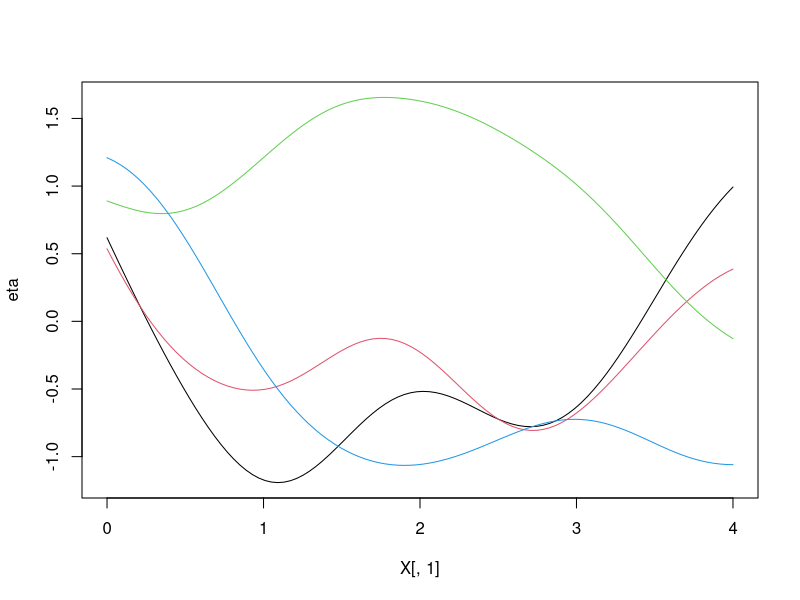
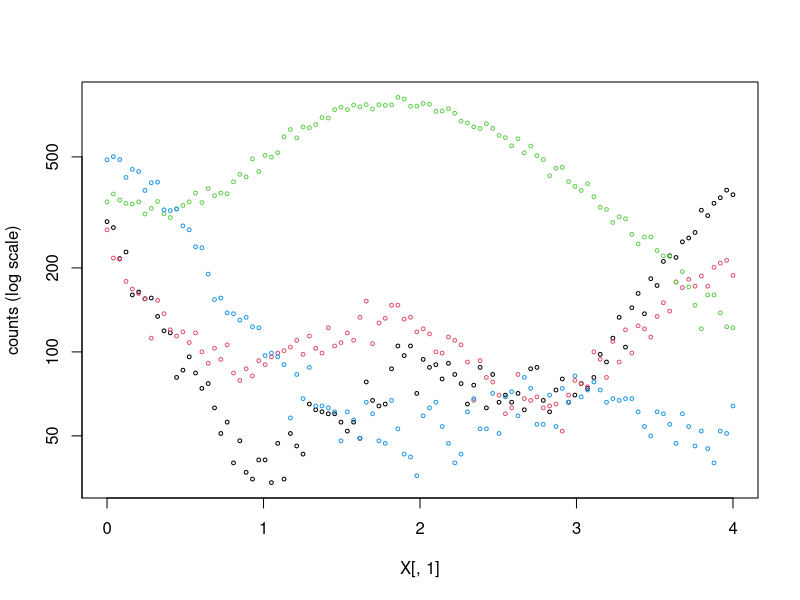
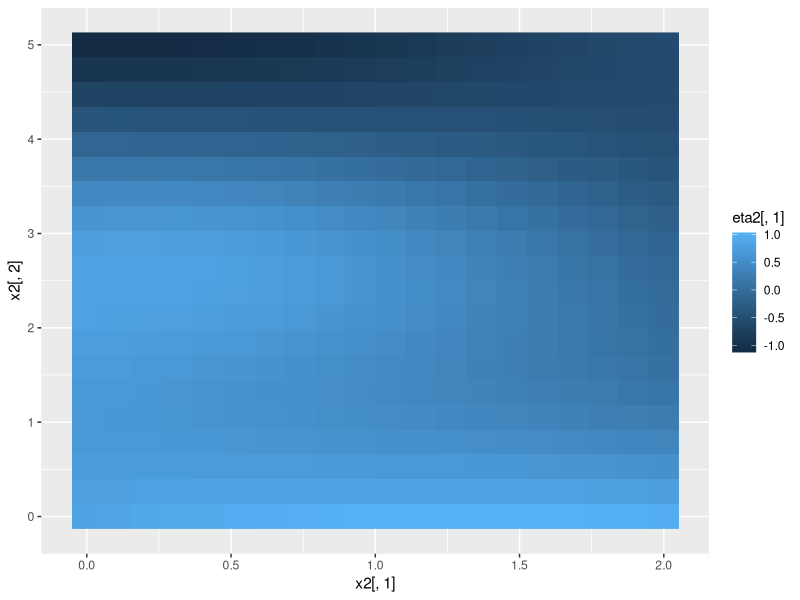
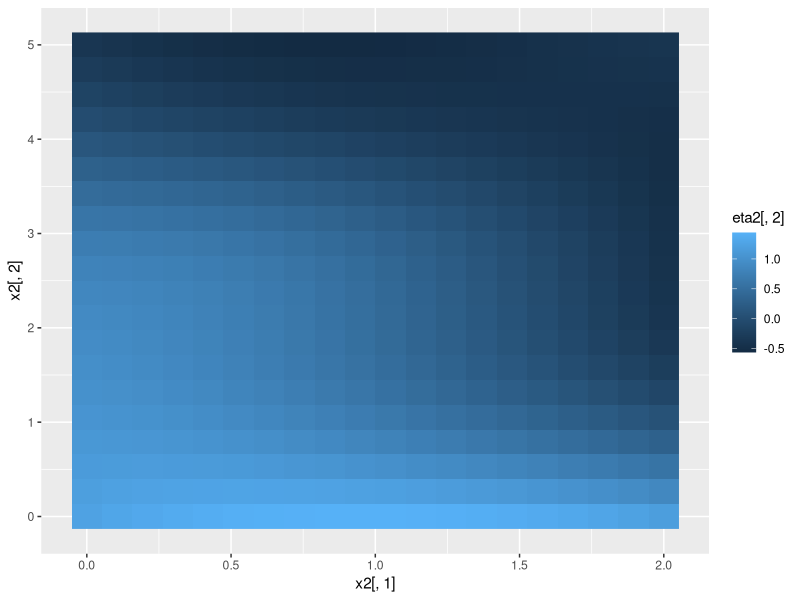
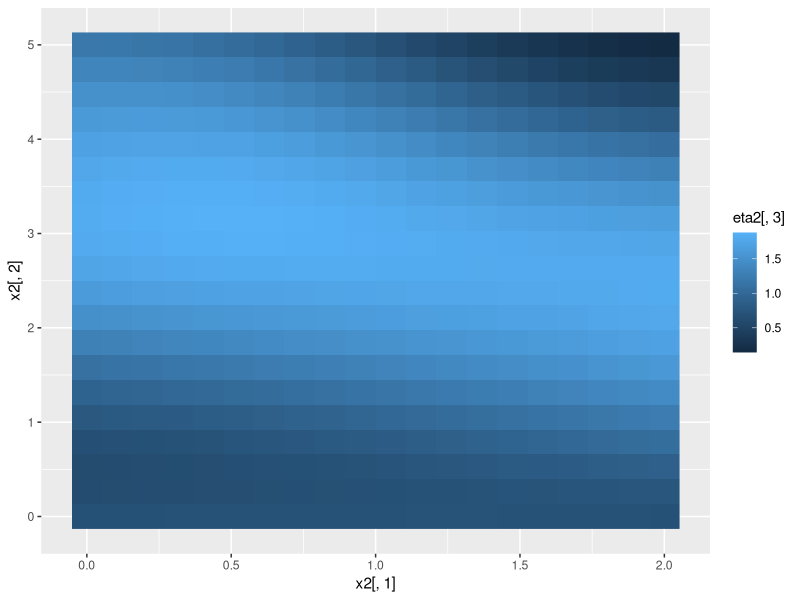
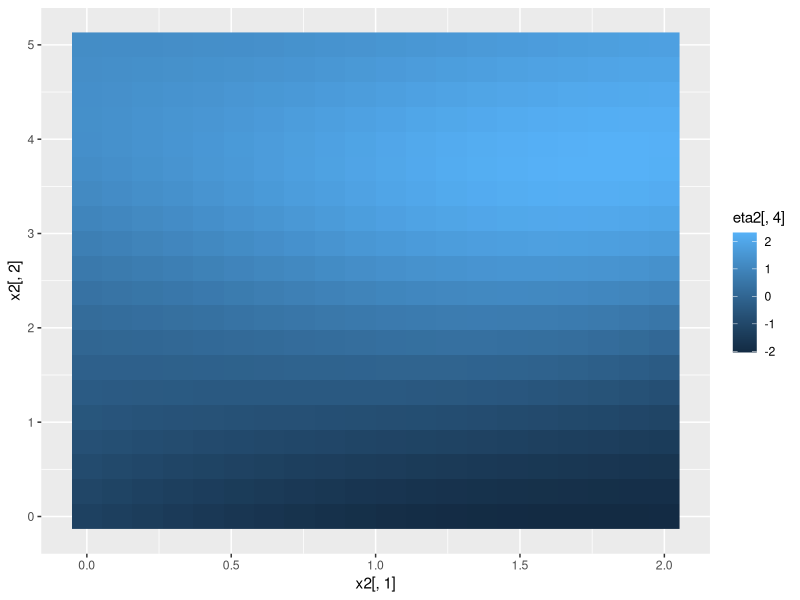

Reproduce these figures in R, in order.
## ---- chunk 1
set.seed(1)
library(assertthat)
library(MASS) # For multivariate normal
## ---- chunk 2
make_RQ_function = function(l, a){
  # Let's keep l and a the same for all dimensions for now.
  assert_that(length(l) == 1)
  assert_that(length(a) == 1)
  
  function(x){
    # From Rasmussen and Williams
    r = as.matrix(dist(x))
    (1 + r^2 / (2 * a * l^2))^-a
  }
}
## ---- chunk 3
make_kronecker_eta = function(species_covariance, kernel_function){
  function(x){
    K = kronecker(species_covariance, kernel_function(x))
    matrix(
      mvrnorm(1, mu = rep(0, nrow(K)), Sigma = K),
      ncol = ncol(species_covariance)
    )
  }
}
## ---- chunk 4
# Generate a multivariate abiotic environment (that happens to fall along a
# single dimension, for easier plotting)
X = seq(0, 4, length = 100) %*% matrix(c(1, 2, .1), nrow = 1)
## ---- chunk 5
# Generate a species covariance matrix that's mostly an identity matrix, but
# with species 1 and 2 (black and red) tightly correlated
n_spp = 4
species_covariance = diag(n_spp)
species_covariance[2, 1] = species_covariance[1, 2] = .9
species_covariance
## ---- chunk 6
# Function to turn environmental observations into eta values
f = make_kronecker_eta(species_covariance, make_RQ_function(l = 2, a = 5))

# Randomly generate eta values and plot them
eta = f(X)
matplot(X[ , 1], eta, type = "l", lty = 1) 
## ---- chunk 7
counts = matrix(rpois(nrow(X) * n_spp, exp(5 + eta)), ncol = n_spp)
matplot(X[ , 1], counts, log = "y", ylab = "counts (log scale)", cex = 0.5, pch = 1)
## ---- chunk 8
x2 = expand.grid(seq(0, 2, length = 20), seq(0, 5, length = 20))

eta2 = f(x2)

library(ggplot2)
qplot(x2[,1], x2[,2], fill = eta2[, 1]) + geom_raster()
qplot(x2[,1], x2[,2], fill = eta2[, 2]) + geom_raster()
qplot(x2[,1], x2[,2], fill = eta2[, 3]) + geom_raster()
qplot(x2[,1], x2[,2], fill = eta2[, 4]) + geom_raster()
